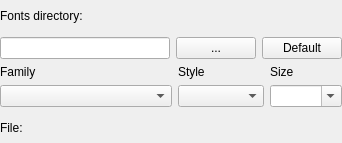
<?xml version="1.0" encoding="UTF-8"?>
<ui version="4.0">
 <class>FontSelectFrame</class>
 <widget class="QWidget" name="FontSelectFrame">
  <property name="geometry">
   <rect>
    <x>0</x>
    <y>0</y>
    <width>342</width>
    <height>143</height>
   </rect>
  </property>
  <property name="sizePolicy">
   <sizepolicy hsizetype="Minimum" vsizetype="Minimum">
    <horstretch>0</horstretch>
    <verstretch>0</verstretch>
   </sizepolicy>
  </property>
  <property name="windowTitle">
   <string>Frame</string>
  </property>
  <property name="locale">
   <locale language="English" country="UnitedStates"/>
  </property>
  <layout class="QVBoxLayout" name="verticalLayout">
   <property name="sizeConstraint">
    <enum>QLayout::SetMinimumSize</enum>
   </property>
   <property name="margin">
    <number>0</number>
   </property>
   <item>
    <widget class="QLabel" name="label">
     <property name="text">
      <string>Fonts directory:</string>
     </property>
     <property name="buddy">
      <cstring>lineEditFontsDir</cstring>
     </property>
    </widget>
   </item>
   <item>
    <layout class="QHBoxLayout" name="horizontalLayout" stretch="1,0,0">
     <item>
      <widget class="QLineEdit" name="lineEditFontsDir">
       <property name="enabled">
        <bool>true</bool>
       </property>
       <property name="readOnly">
        <bool>true</bool>
       </property>
      </widget>
     </item>
     <item>
      <widget class="QPushButton" name="pushButtonChangeDir">
       <property name="text">
        <string>...</string>
       </property>
      </widget>
     </item>
     <item>
      <widget class="QPushButton" name="pushButtonDefault">
       <property name="text">
        <string>Default</string>
       </property>
      </widget>
     </item>
    </layout>
   </item>
   <item>
    <layout class="QGridLayout" name="gridLayout" columnstretch="2,1,0" columnminimumwidth="0,0,1">
     <item row="1" column="0">
      <widget class="QLabel" name="label_Family">
       <property name="text">
        <string>Family</string>
       </property>
       <property name="buddy">
        <cstring>comboBoxFamily</cstring>
       </property>
      </widget>
     </item>
     <item row="1" column="1">
      <widget class="QLabel" name="label_Style">
       <property name="text">
        <string>Style</string>
       </property>
       <property name="buddy">
        <cstring>comboBoxStyle</cstring>
       </property>
      </widget>
     </item>
     <item row="1" column="2">
      <widget class="QLabel" name="label_4">
       <property name="text">
        <string>Size</string>
       </property>
       <property name="buddy">
        <cstring>comboBoxSize</cstring>
       </property>
      </widget>
     </item>
     <item row="2" column="0">
      <widget class="QComboBox" name="comboBoxFamily">
       <property name="insertPolicy">
        <enum>QComboBox::InsertAlphabetically</enum>
       </property>
      </widget>
     </item>
     <item row="2" column="1">
      <widget class="QComboBox" name="comboBoxStyle">
       <property name="duplicatesEnabled">
        <bool>true</bool>
       </property>
      </widget>
     </item>
     <item row="2" column="2">
      <widget class="QComboBox" name="comboBoxSize">
       <property name="editable">
        <bool>true</bool>
       </property>
       <property name="insertPolicy">
        <enum>QComboBox::InsertAlphabetically</enum>
       </property>
      </widget>
     </item>
    </layout>
   </item>
   <item>
    <widget class="QLabel" name="label_FileName">
     <property name="text">
      <string>File:</string>
     </property>
    </widget>
   </item>
  </layout>
 </widget>
 <tabstops>
  <tabstop>pushButtonChangeDir</tabstop>
  <tabstop>lineEditFontsDir</tabstop>
  <tabstop>comboBoxFamily</tabstop>
  <tabstop>comboBoxStyle</tabstop>
  <tabstop>comboBoxSize</tabstop>
 </tabstops>
 <resources/>
 <connections/>
 <slots>
  <slot>fontDirectoryChangeRequest()</slot>
 </slots>
</ui>
